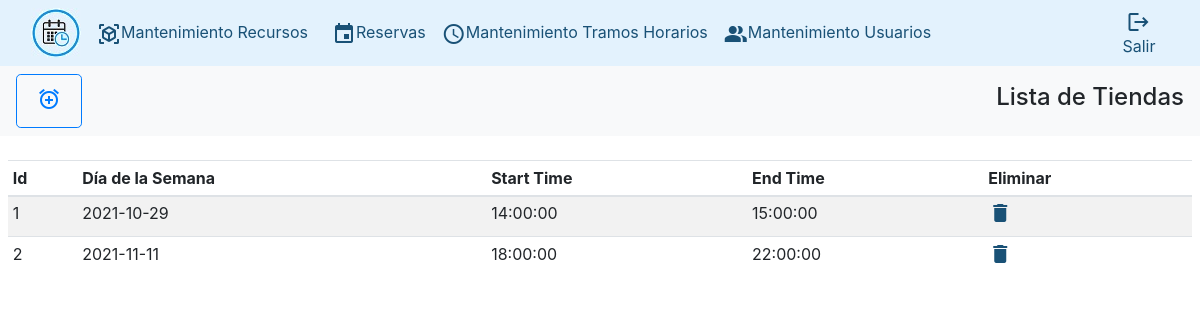
The app's page /?controller=timeslots&&action=showTimeslots (signed in) with its own data.
### tables this page shows
CREATE TABLE timeSlots (
  id INT AUTO_INCREMENT NOT NULL,
  dayOfWeek DATE NOT NULL,
  startTime TIME NOT NULL,
  endTime TIME NOT NULL,
  PRIMARY KEY (id)
);

### Controllers/TimeslotsController.php (called while the page is built, shortened)
<?php
class TimeslotsController
{
	function showTimeslots(){
		$listaTime=Time::all();
		require_once('Views/Timeslots/showTimeslots.php');
	}
}
?>

### index.php (called while the page is built, shortened)
<?php
	require_once('Views/Layouts/layout.php');
?>

### Model/Timeslots.php (called while the page is built, shortened)
<?php
class Time
{
	private $id;
	private $dayOfWeek;
	private $startTime;
	private $endTime;
	public function getId() {
		return $this->id;
	}
	public function setId($id) {
		$this->id = $id;
	}
	public function getDayOfWeek() {
		return $this->dayOfWeek;
	}
	public function setDayOfWeek($dayOfWeek) {
		$this->dayOfWeek = $dayOfWeek;
	}
	public function getStartTime() {
		return $this->startTime;
	}
	public function setStartTime($startTime) {
		$this->startTime = $startTime;
	}
	public function getEndTime() {
		return $this->endTime;
	}
	public function setEndTime($endTime) {
		$this->endTime = $endTime;
	}
	public static function all(){
		$db=Db::getConnect();
		$listaTime=[];
		$select=$db->query('SELECT *
							FROM timeslots
							ORDER BY id');
		foreach($select->fetchAll() as $time){
			$listaTime[]=new Time($time['id'],$time['dayOfWeek'],$time['startTime'],
				$time['endTime']);
		}
		return $listaTime;
	}
}
?>

### Views/Timeslots/showTimeslots.php (the view, shortened to what this page needs)
<?php
  if($_SESSION["realname"] ?? null) {
?>
<div>
	<nav class="navbar navbar-light bg-light w-100">
		<a href="?controller=timeslots&action=register"
			class="btn btn-outline-primary btn-lg"
			role="button" aria-disabled="true"><span class='material-icons md-18 p-1'>
			alarm_add</span>
		</a>
		<h4>Lista de Tiendas</h4>
	</nav>
	<br/>
	<div class="table table-striped pl-2 pr-2">
		<table class="table table-hover table-sm">
			<thead>
				<tr>
					<th>Id</th>
					<th>Día de la Semana</th>
					<th>Start Time</th>
					<th>End Time</th>
					<th>Eliminar</th>
				</tr>
			</thead>
			<tbody style="cursor: pointer;">
					<?php foreach ($listaTime as $time) {?>
					<tr onclick="document.location='?controller=timeslots&&action=updateTimeslots&&id=<?php
						echo $time->getId()?>'">
						<td><?php echo $time->getId(); ?></a> </td>
						<td><?php echo $time->getDayOfWeek(); ?></td>
						<td><?php echo $time->getStartTime(); ?></td>
						<td><?php echo $time->getEndTime(); ?></td>
						<td><span class='material-icons md-18'>
						<a href="?controller=timeslots&&action=delete&&id=<?php
						echo $time->getId() ?>" style="color:#195176;">delete</a></span></td>
					</tr>
					<?php } ?>
			</tbody>
		</table>
	</div>
</div>
<?php
  }else require_once('Views/Errors/accessDenied.php');
?>

### records on screen
timeslots: id "1", dayOfWeek "2021-10-29", startTime "14:00:00", endTime "15:00:00"
timeslots: id "2", dayOfWeek "2021-11-11", startTime "18:00:00", endTime "22:00:00"
